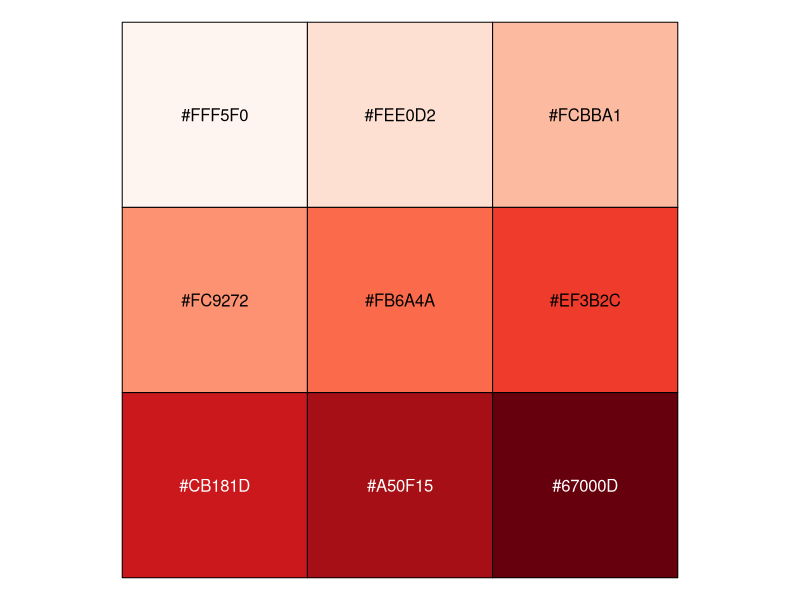
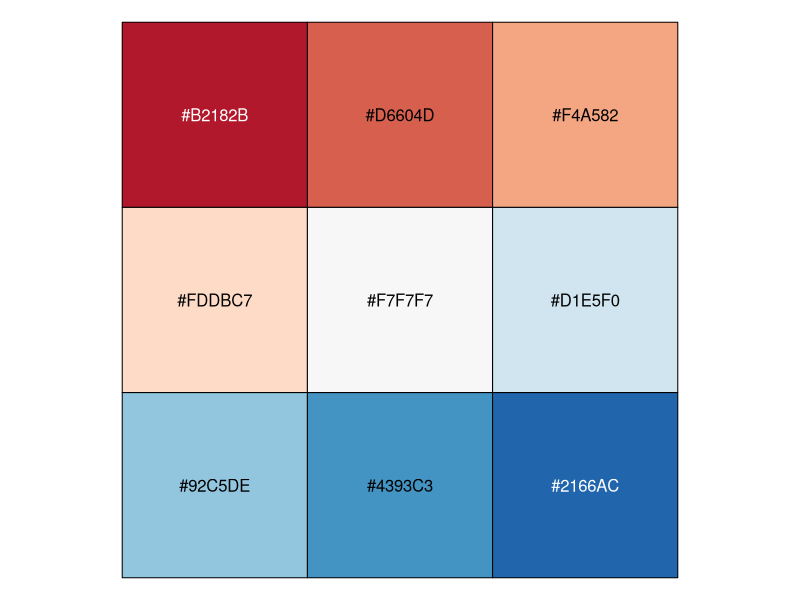
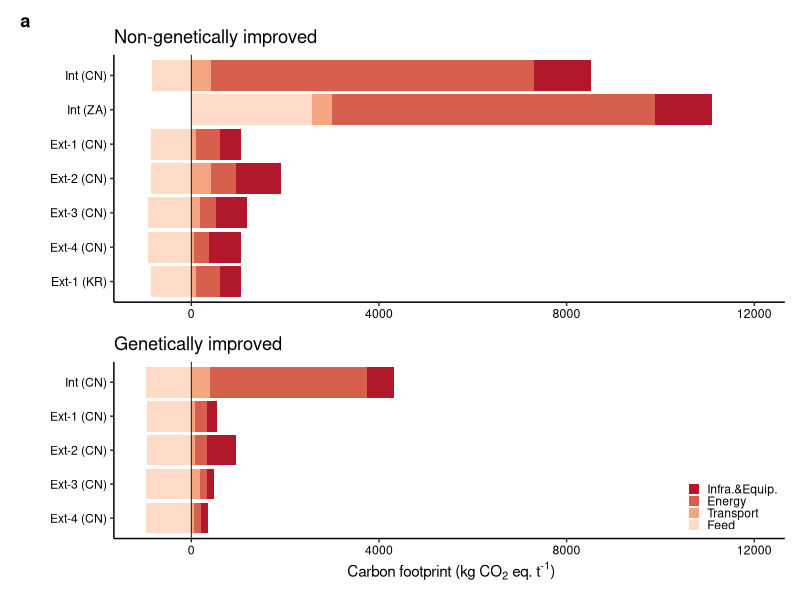
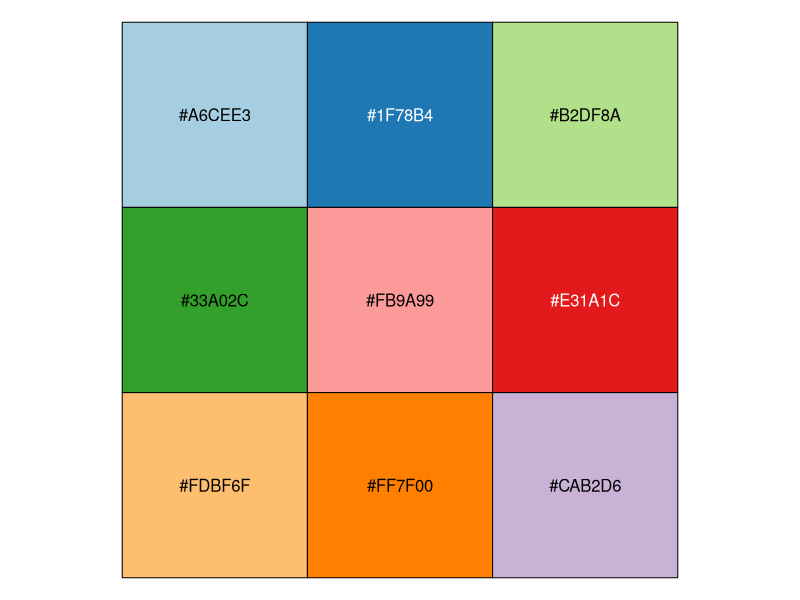
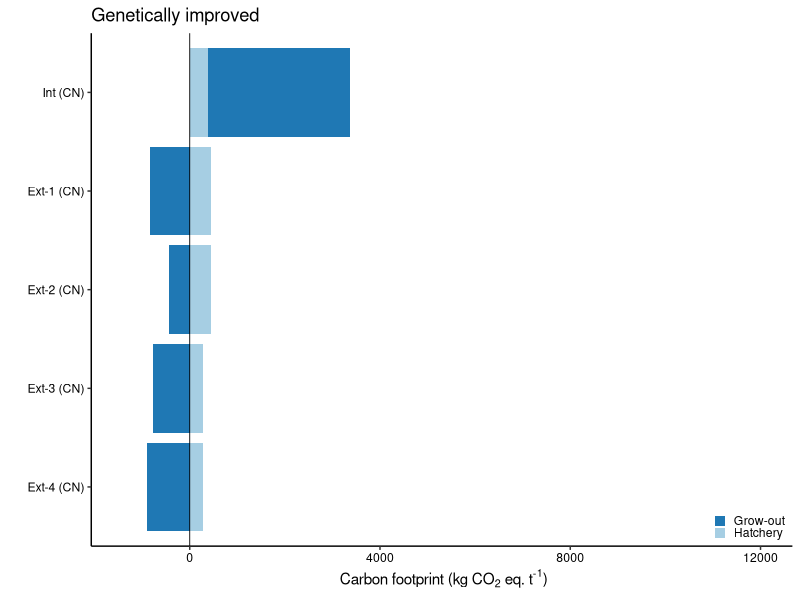
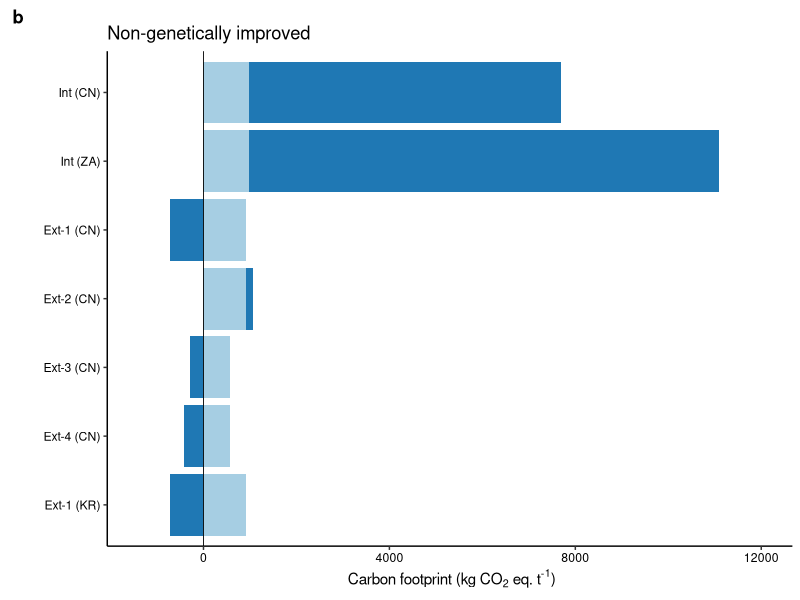
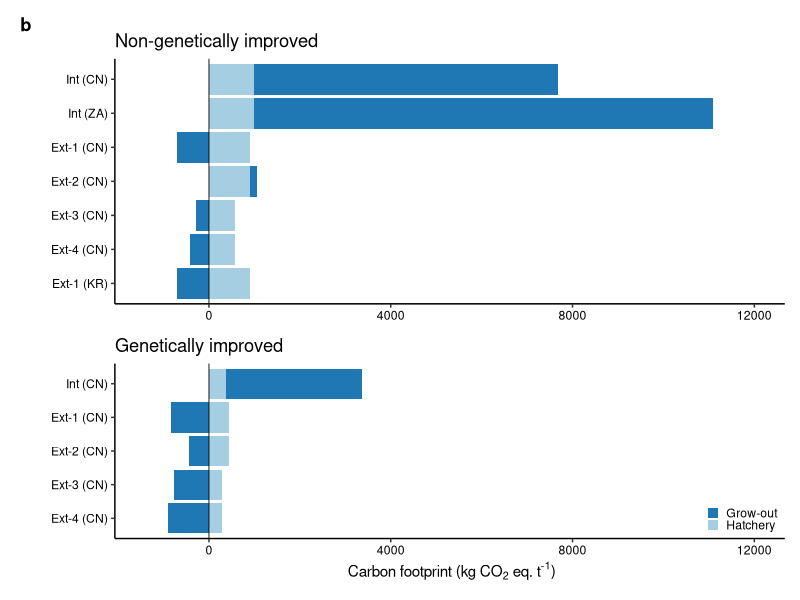
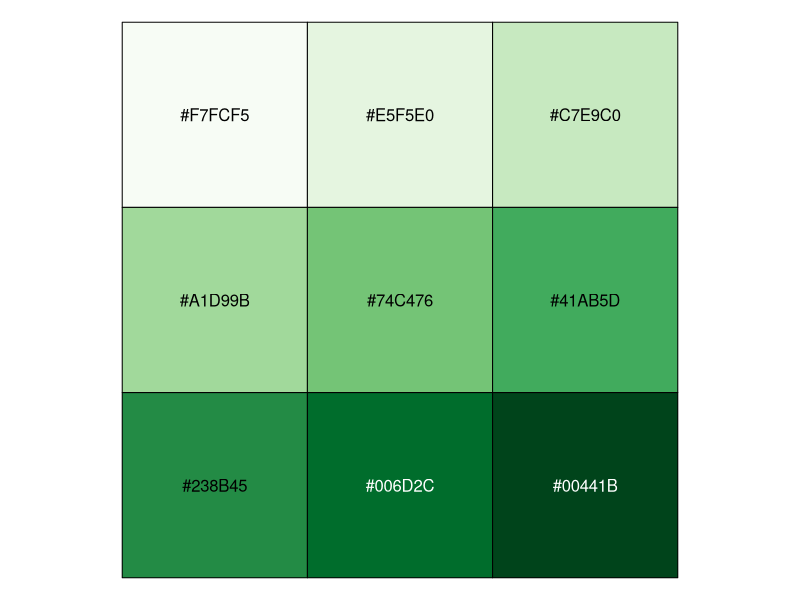

Write the R code that produced these figures, in order.
## ---- chunk 1
knitr::opts_chunk$set(echo = TRUE)
## ---- chunk 2
library(tidyverse)
library(scales)
library(patchwork)
library(readxl)
## ---- chunk 3
d <- read_excel("Fig. 1.xlsx")
unique(d$Process)
unique(d$Mode)
unique(d$Process)

  
reds <- RColorBrewer::brewer.pal(name = "Reds", n = 9)
scales::show_col(reds)

rdbu <- RColorBrewer::brewer.pal(name = "RdBu", n = 9)
scales::show_col(rdbu)
mycol <- rdbu[c(1:3,4)]


d$Mode2 <- factor(d$Mode,
                  levels = rev(c("Int (CN)",
                           "Int (ZA)",
                             "Ext-1 (CN)",
                             "Ext-2 (CN)",
                             "Ext-3 (CN)",
                             "Ext-4 (CN)",
           
                             "Ext-1 (KR)")))

d$Process2 <- factor(d$Process,
                  levels = c("Infra.&Equip.",
                                 "Energy",
                                 "Transport" ,
                                 "Feed",
                                 "Net carbon footprint"))


mytheme <- 
   theme(legend.key.height = unit(0.5, "line"),
         legend.key.width =  unit(0.6, "line"),
         legend.position = c(1, 0),
         legend.justification = c(1,0),
         legend.background = element_blank()
         )+
   theme(axis.text = element_text(color = "black"))



# Split data by facet
d1 <- d %>% filter(Process != "Net carbon footprint", Species == "Genetically improved")
d2 <- d %>% filter(Process != "Net carbon footprint", Species == "Non-genetically improved")

# Create the first plot
p1 <- ggplot(d1, aes(y = Mode2, x = kgCO2eq, fill = Process2)) +
  geom_col(position = "stack") +
  scale_fill_manual(values = mycol) +
  geom_vline(xintercept = 0, linetype = "solid", linewidth = 0.3) +
  theme_classic() +
  ggtitle("Genetically improved")+
  scale_x_continuous(limits = c(-1000, 12000))+
   labs(x = ~"Carbon footprint (kg CO"[2]~"eq. t"^"-1"*")",
        y = "")  +
  labs(fill = NULL)+
 
  mytheme
   

# Create the second plot
p2 <- ggplot(d2, aes(y = Mode2, x = kgCO2eq, fill = Process2)) +
  geom_col(position = "stack") +
  scale_fill_manual(values = mycol) +
  geom_vline(xintercept = 0, linetype = "solid", linewidth = 0.3) +
  theme_classic() +
  ggtitle("Non-genetically improved")+
   scale_x_continuous(limits = c(-1000, 12000))+
   labs(x = ~"Carbon footprint (kg CO"[2]~"eq. t"^"-1"*")",
         y = "",
        tag = ~bold("a")
        )  +
   guides(fill = "none")+
    labs(fill = NULL)+

  mytheme

# Use patchwork and set relative heights
p_a <- (p2 / p1) +
  plot_layout(heights = c(n_distinct(d2$Mode2), 
                          n_distinct(d1$Mode2)),
              #guides = "collect",
              axis_titles = "collect"
              )

p_a
#ggsave("fig.1a.png", width = 569/90, height = 295/90, dpi = 900)
## ---- chunk 4
d <- read_excel("Fig. 1.xlsx", sheet = 2, na = "NA")

names(d)
str(d)


d_sub1 <- d %>% 
  filter(Stage == "Grow-out") 
  
d_sub2 <- d %>% 
  filter(Stage == "Hatchery") %>% 
  select(CO2_seed = kgCO2eq)

d_sd <- cbind(d_sub1, d_sub2) %>% 
  mutate(min = ifelse(kgCO2eq > 0, CO2 + CO2_seed - sd, kgCO2eq - sd),
         max = ifelse(kgCO2eq > 0, CO2 + CO2_seed + sd, kgCO2eq + sd)
         ) 



  
paired <- RColorBrewer::brewer.pal(name = "Paired", n = 9)
scales::show_col(paired)


mycol2 <- paired[c(2,1)]

d$Mode <- factor(d$Mode,
                  levels = rev(c("Int (CN)",
                           "Int (ZA)",
                             "Ext-1 (CN)",
                             "Ext-2 (CN)",
                             "Ext-3 (CN)",
                             "Ext-4 (CN)",
           
                             "Ext-1 (KR)")))

d$Stage <- factor(d$Stage,
                  levels = c("Grow-out",
                                 "Hatchery"))


mytheme <- 
   theme(legend.key.height = unit(0.5, "line"),
         legend.key.width =  unit(0.6, "line"),
         legend.position = c(1, 0),
         legend.justification = c(1,0),
          legend.background = element_blank()
         )+
   theme(axis.text = element_text(color = "black"))



# Split data by facet
d1 <- d %>% filter( Species == "Genetically improved")
d2 <- d %>% filter(Species == "Non-genetically improved")

# Create the first plot
p1 <- ggplot(d1, aes(y = Mode, x = kgCO2eq, fill = Stage)) +
  geom_col(position = "stack") +
  

  scale_fill_manual(values = mycol2) +
  geom_vline(xintercept = 0, linetype = "solid", linewidth = 0.3) +
  theme_classic() +
  ggtitle("Genetically improved")+
  scale_x_continuous(limits = c(-1400, 12000))+
   labs(x = ~"Carbon footprint (kg CO"[2]~"eq. t"^"-1"*")",
        y = "")  +
  labs(fill = NULL)+
  mytheme
   
p1
# Create the second plot
p2 <- ggplot(d2, aes(y = Mode, x = kgCO2eq, fill = Stage)) +
  geom_col(position = "stack") +
  scale_fill_manual(values = mycol2) +
  geom_vline(xintercept = 0, linetype = "solid", linewidth = 0.3) +

  theme_classic() +
  ggtitle("Non-genetically improved")+
   scale_x_continuous(limits = c(-1400, 12000))+
   labs(x = ~"Carbon footprint (kg CO"[2]~"eq. t"^"-1"*")",
         y = "",
           tag = ~bold("b"))  +
guides(fill = "none")+
  mytheme

p2
# Use patchwork and set relative heights
p_b <- (p2 / p1) +
  plot_layout(heights = c(n_distinct(d2$Mode), 
                          n_distinct(d1$Mode)),
              #guides = "collect",
              axis_titles = "collect"
              )

p_b
#ggsave("fig.1a.png", width = 569/90, height = 295/90, dpi = 900)
## ---- chunk 5
d3 <- read_excel("Fig. 1.xlsx", sheet = 3)
unique(d$Process)
unique(d3$Mode)
unique(d$Process)

greens <- RColorBrewer::brewer.pal(name = "Greens", n = 9)
scales::show_col(greens)

rdbu <- RColorBrewer::brewer.pal(name = "RdBu", n = 9)
scales::show_col(rdbu)
mycol3 <- c(greens[7], "grey50")

d3$Mode2 <- factor(d3$Mode,
                   levels = rev(c(
                     "Beef",             
                     "Lamb",           
                     "Pork",     
                     "Chicken",          
                     "Shrimp",
                     "Salmon",    
                     "Int",
                     "Ext-1",
                     "Ext-2",            
                     "Ext-3",            
                     "Ext-4"            
                   )))

mytheme <- 
  theme(legend.key.height = unit(0.7, "line"),
        legend.key.width =  unit(0.7, "line"),
        legend.position = c(1, 0.05),
        legend.justification = c(1,0)
  ) +
  theme(axis.text = element_text(color = "black"))

# Create the plot
p_c <-
  ggplot(d3, aes(y = Mode2, x = kgCO2eq, fill = fill)) +
  theme_classic() +
  geom_col(width = 0.8) +
  scale_fill_manual(values = mycol3) +
  geom_errorbarh(
    
    aes(xmin = kgCO2eq - sd, xmax = kgCO2eq + sd),
    height = 0.2
  ) +
  labs(x = ~"Carbon footprint (kg CO"[2]~"eq. kg protein"^"-1"*")",
       y = "",
       tag = ~bold("c")) +
  labs(fill = NULL) +
  scale_x_continuous(limits = c(-3, 200),
                     expand = expansion(mult = c(0.02, 0.02))
  ) +
  mytheme

p_c
# ggsave("fig.1c.png", width = 569/90, height = 295/90, dpi = 900)

## ---- chunk 6


(p_a | p_b )/p_c 

ggsave("figure1.png", width = 661/90, height = 593/90, dpi = 900)
ggsave("figure1.pdf", width = 661/90, height = 593/90)
